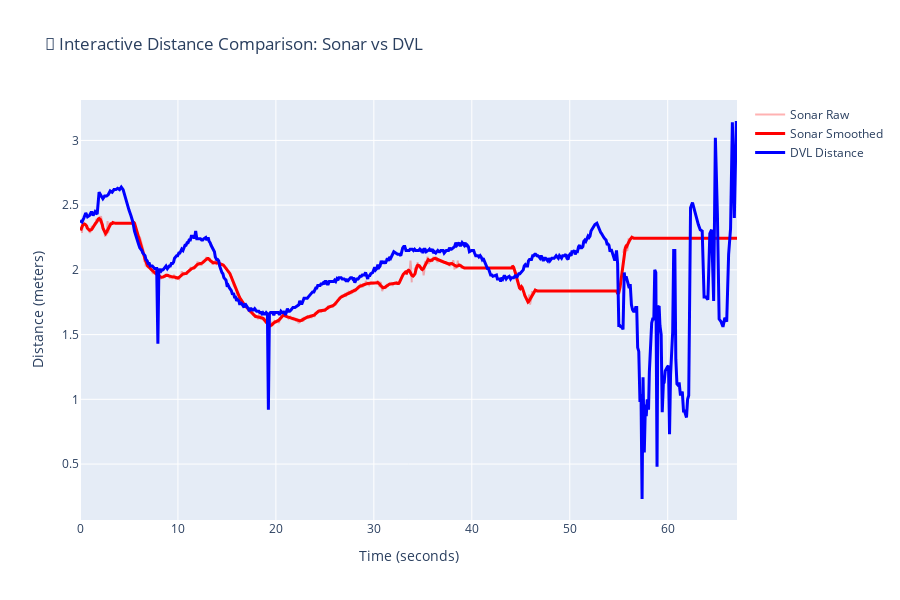
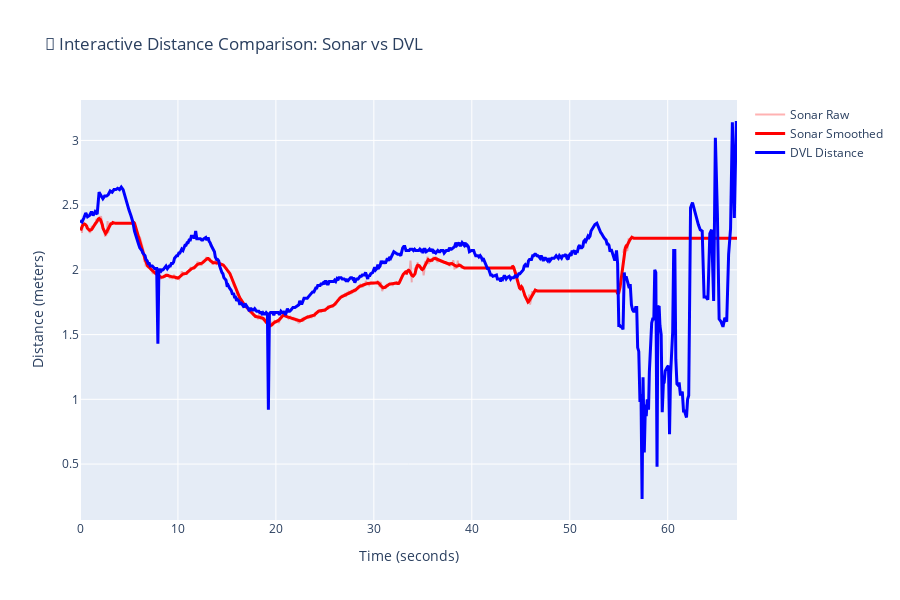

The notebook cell these images were saved under, in order:
### Code cell
try:
    fig, comparison_stats = iau.interactive_distance_comparison(distance_results, raw_data, sonar_coverage_m=sonar_coverage_meters, sonar_image_size=image_shape[0])
    if comparison_stats and isinstance(comparison_stats, dict) and 'error' in comparison_stats:
        print('Comparison did not run:', comparison_stats['error'])
    else:
        print('\nComparison stats summary:')
        from pprint import pprint
        pprint(comparison_stats)
        # Display the interactive plot
        fig.show()
except Exception as e:
    print('Error running interactive comparison:', e)

### Figure 1 — Plotly figure (JSON) as saved in the notebook; plotly's stock layout.template omitted (floating-point values rounded to 4 significant figures; data arrays with more than 128 entries replaced by an {"elided": "..."} marker saying what was removed)
{"data": [{"line": {"color": "rgba(255,0,0,0.3)"}, "mode": "lines", "name": "Sonar Raw", "type": "scatter", "x": {"elided": "1000 float values"}, "xaxis": "x", "y": {"elided": "1000 float values"}, "yaxis": "y"}, {"line": {"color": "red", "width": 3}, "mode": "lines", "name": "Sonar Smoothed", "type": "scatter", "x": {"elided": "1000 float values"}, "xaxis": "x", "y": {"elided": "1000 float values"}, "yaxis": "y"}, {"line": {"color": "blue", "width": 3}, "mode": "lines", "name": "DVL Distance", "type": "scatter", "x": {"elided": "559 float values"}, "xaxis": "x", "y": {"elided": "559 float values"}, "yaxis": "y"}], "layout": {"height": 600, "hovermode": "x unified", "title": {"text": "🔄 Interactive Distance Comparison: Sonar vs DVL"}, "xaxis": {"anchor": "y", "domain": [0, 1], "showgrid": true, "title": {"text": "Time (seconds)"}}, "yaxis": {"anchor": "x", "domain": [0, 1], "showgrid": true, "title": {"text": "Distance (meters)"}}}}

### Figure 2 — Plotly figure (JSON) as saved in the notebook; plotly's stock layout.template omitted (floating-point values rounded to 4 significant figures; data arrays with more than 128 entries replaced by an {"elided": "..."} marker saying what was removed)
{"data": [{"line": {"color": "rgba(255,0,0,0.3)"}, "mode": "lines", "name": "Sonar Raw", "type": "scatter", "x": {"elided": "1000 float values"}, "xaxis": "x", "y": {"elided": "1000 float values"}, "yaxis": "y"}, {"line": {"color": "red", "width": 3}, "mode": "lines", "name": "Sonar Smoothed", "type": "scatter", "x": {"elided": "1000 float values"}, "xaxis": "x", "y": {"elided": "1000 float values"}, "yaxis": "y"}, {"line": {"color": "blue", "width": 3}, "mode": "lines", "name": "DVL Distance", "type": "scatter", "x": {"elided": "559 float values"}, "xaxis": "x", "y": {"elided": "559 float values"}, "yaxis": "y"}], "layout": {"height": 600, "hovermode": "x unified", "title": {"text": "🔄 Interactive Distance Comparison: Sonar vs DVL"}, "xaxis": {"anchor": "y", "domain": [0, 1], "showgrid": true, "title": {"text": "Time (seconds)"}}, "yaxis": {"anchor": "x", "domain": [0, 1], "showgrid": true, "title": {"text": "Distance (meters)"}}}}
